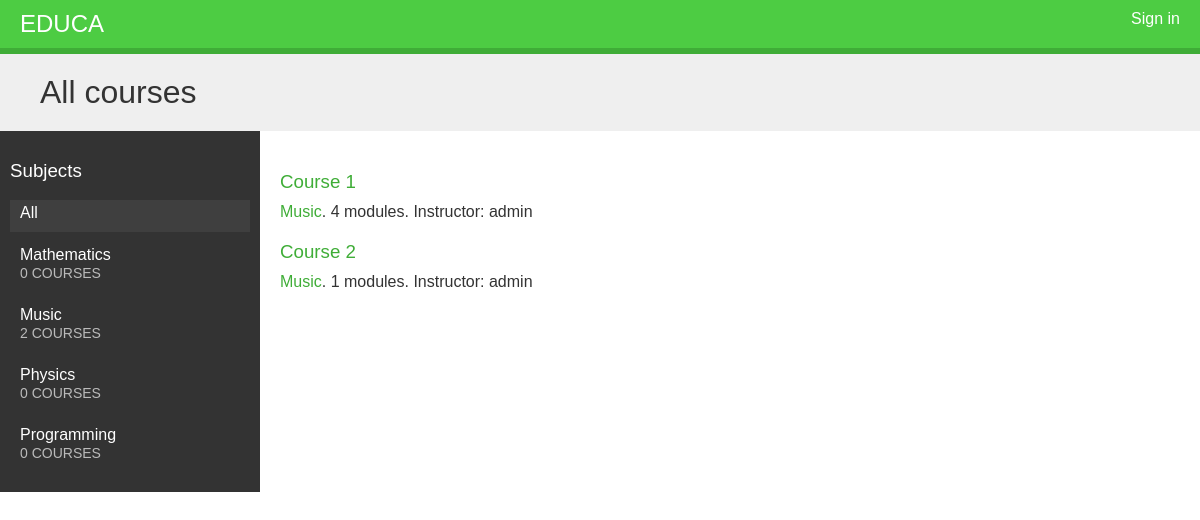
The page / on the database its author committed.
### courses/models.py (models this page shows, shortened)
class Subject(models.Model):
    title = models.CharField(max_length=200)
    slug = models.SlugField(max_length=200, unique=True)
    class Meta:
        ordering = ['title']
    def __str__(self):
        return self.title

class Course(models.Model):
    owner = models.ForeignKey(User, related_name='courses_created', on_delete=models.CASCADE)
    subject = models.ForeignKey(Subject, related_name='courses', on_delete=models.CASCADE)
    title = models.CharField(max_length=200)
    slug = models.SlugField(max_length=200, unique=True)
    overview = models.TextField()
    created = models.DateTimeField(auto_now_add=True)
    students = models.ManyToManyField(User, related_name='courses_joined', blank=True)
    class Meta:
        ordering = ['-created']

### courses/views.py (the view)
# urls.py: path('', CourseListView.as_view(), name='course_list'),
class CourseListView(TemplateResponseMixin, View):
    model = Course
    template_name = 'courses/course/list.html'
    def get(self, request, subject=None):
        subjects = Subject.objects.annotate(total_courses=Count('courses'))
        courses = Course.objects.annotate(total_modules=Count('modules'))
        if subject:
            subject = get_object_or_404(Subject, slug=subject)
            courses = courses.filter(subject=subject)
        data = dict(
            subjects=subjects,
            subject=subject,
            courses=courses
        )
        return self.render_to_response(data)

### courses/templates/courses/course/list.html (shortened to what this page needs)
{% extends "base.html" %}
{% block content %}
    <h1>
        {% if subject %}
            {{ subject.title }} courses
        {% else %}
            All courses
        {% endif %}
    </h1>
    <div class="contents">
        <h3>Subjects</h3>
        <ul id="modules">
            <li {% if not subject %}class="selected"{% endif %}>
                <a href="{% url "course_list" %}">All</a>
            </li>
            {% for s in subjects %}
                <li {% if subject == s %}class="selected"{% endif %}>
                    <a href="{% url "course_list_subject" s.slug %}">
                        {{ s.title }}
                        <br><span>{{ s.total_courses }} courses</span>
                    </a>
                </li>
            {% endfor %}
        </ul>
    </div>
    <div class="module">
        {% for course in courses %}
            {% with subject=course.subject %}
                <h3><a href="{% url "course_detail" course.slug %}">{{ course.title }}</a></h3>
                <p>
                    <a href="{% url "course_list_subject" subject.slug %}">{{ subject }}</a>.
                    {{ course.total_modules }} modules.
                    Instructor: {{ course.owner.username }}
                </p>
            {% endwith %}
        {% endfor %}
    </div>
{% endblock %}

### courses/static/css/base.css (style rules this page uses)
body { margin:0; font-family:sans-serif; font-weight:400; color:#333; }
a { color:#3fad37; text-decoration:none; }
h1, h2, h3, h4, h5, h6 { font-family:sans-serif; font-weight:300; }
h1 { background:#efefef; overflow:auto; padding:20px 0 20px 40px; margin:0; }
.module { overflow:auto; }
.module h3 { margin:30px 0 0; padding:0; width:100%; }
.module p { margin:10px 0 20px; width:100%; float:left; }
.contents { width:20%; padding:10px; float:left; background:#333; color: #fff; font-family:sans-serif; }
.contents ul { list-style:none; margin:0; padding:0; }
.contents ul li { margin:0 0 10px 0; padding:4px 10px 10px; overflow:auto; }
.contents ul li.selected { background:#3f3f3f; }
.contents ul span { text-transform:uppercase; color:#bbb; font-size:14px; }
.contents ul a { display:block; color:#fff; text-decoration:none; }
.module { padding:10px 20px; float:left; }

### rows shown on the page
Subject: title "Mathematics", total_courses "0"
Subject: title "Music", total_courses "2"
Subject: title "Physics", total_courses "0"
Subject: title "Programming", total_courses "0"
Course: title "Course 1", subject "Music", total_modules "4", owner.username "admin"
Course: title "Course 2", subject "Music", total_modules "1", owner.username "admin"
